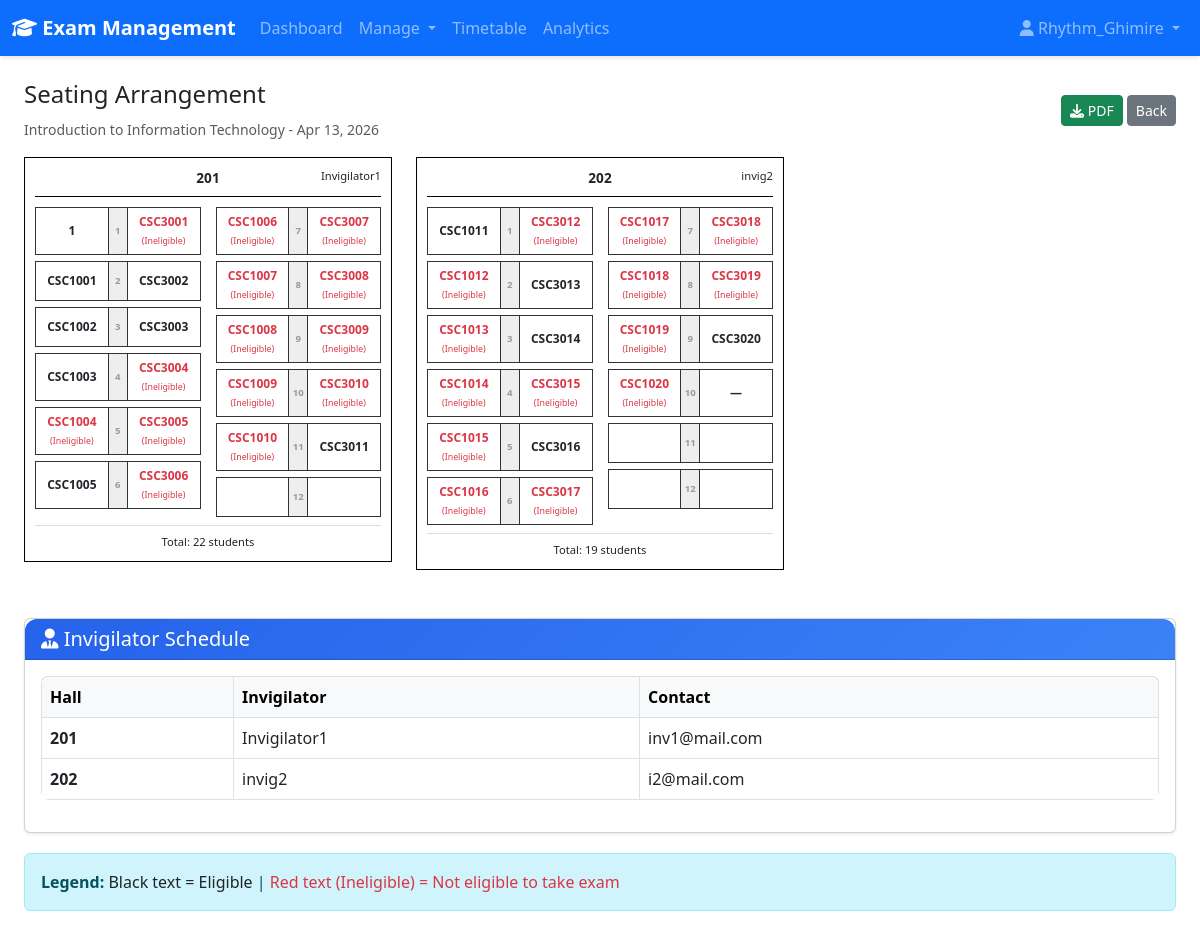
Screenshot of /exams/64/seating/ (signed in) with the database file from the repository.
### core/models.py (models this page shows, shortened)
class Exam(models.Model):
    schedule = models.ForeignKey(ExamSchedule, on_delete=models.CASCADE, related_name='exams', null=True, blank=True)
    subject = models.ForeignKey(Subject, on_delete=models.CASCADE)
    date = models.DateField()
    start_time = models.TimeField()
    end_time = models.TimeField()
    class Meta:
        ordering = ['date', 'start_time']

class Subject(models.Model):
    BRANCH_CHOICES = [
        ('BCA', 'BCA'),
        ('BScCSIT', 'BScCSIT'),
    ]
    code = models.CharField(max_length=20, unique=True)
    name = models.CharField(max_length=200)
    semester = models.IntegerField()
    branch = models.CharField(max_length=20, choices=BRANCH_CHOICES, default='BScCSIT')

class ExamHall(models.Model):
    name = models.CharField(max_length=100)
    capacity = models.IntegerField()
    is_available = models.BooleanField(default=True)

class InvigilatorAssignment(models.Model):
    exam = models.ForeignKey(Exam, on_delete=models.CASCADE)
    invigilator = models.ForeignKey(Invigilator, on_delete=models.CASCADE)
    hall = models.ForeignKey(ExamHall, on_delete=models.CASCADE)
    class Meta:
        unique_together = ['exam', 'hall']

class Invigilator(models.Model):
    name = models.CharField(max_length=200)
    email = models.EmailField(unique=True)
    phone = models.CharField(max_length=15)

class SeatingArrangement(models.Model):
    exam = models.ForeignKey(Exam, on_delete=models.CASCADE)
    student = models.ForeignKey(Student, on_delete=models.CASCADE)
    hall = models.ForeignKey(ExamHall, on_delete=models.CASCADE)
    seat_number = models.IntegerField()
    class Meta:
        unique_together = ['exam', 'student']

class Student(models.Model):
    BRANCH_CHOICES = [
        ('BCA', 'BCA'),
        ('BScCSIT', 'BScCSIT'),
    ]
    user = models.OneToOneField(User, on_delete=models.CASCADE)
    roll_number = models.CharField(max_length=20, unique=True)
    branch = models.CharField(max_length=100, choices=BRANCH_CHOICES)
    semester = models.IntegerField()
    fees_paid = models.BooleanField(default=False)
    attendance = models.FloatField(default=0.0)
    def is_eligible(self):
        return self.fees_paid and self.attendance >= 75.0

### core/views.py (the view, shortened to what this page needs)
# urls.py: path('exams/<int:exam_id>/seating/', views.view_seating, name='view_seating'),
@login_required
def view_seating(request, exam_id):
    exam = get_object_or_404(Exam, id=exam_id)
    all_seating = SeatingArrangement.objects.filter(exam=exam).select_related(
        'student', 'hall', 'student__user'
    ).order_by('hall__name', 'seat_number', 'id')
    invigilators = InvigilatorAssignment.objects.filter(exam=exam).select_related('invigilator', 'hall')
    halls_data = {}
    for seat in all_seating:
        hname = seat.hall.name
        if hname not in halls_data:
            halls_data[hname] = {'benches': {}, 'total_students': 0, 'hall_obj': seat.hall}
        bn = seat.seat_number
        if bn not in halls_data[hname]['benches']:
            halls_data[hname]['benches'][bn] = []
        halls_data[hname]['benches'][bn].append(seat)
        halls_data[hname]['total_students'] += 1
    if request.user.is_staff:
        context = {
            'exam': exam,
            'halls_data': halls_data,
            'invigilators': invigilators,
        }
        return render(request, 'view_seating.html', context)

### templates/view_seating.html (shortened to what this page needs)
{% extends 'base.html' %}
{% block content %}
<div class="container-fluid mt-4">
    {% if user.is_staff %}
        <div class="d-flex justify-content-between align-items-center mb-3">
            <div>
                <h4>Seating Arrangement</h4>
                <small class="text-muted">{{ exam.subject.name }} - {{ exam.date|date:"M d, Y" }}</small>
            </div>
            <div>
                <a href="{% url 'download_seating_pdf' exam.id %}" class="btn btn-sm btn-success">
                    <i class="fas fa-download"></i> PDF
                </a>
                <a href="{% url 'manage_exams' %}" class="btn btn-sm btn-secondary">
                    Back
                </a>
            </div>
        </div>
        {% if halls_data %}
            <div class="row">
                {% for hall_name, hall_info in halls_data.items %}
                <div class="col-lg-6 col-xl-4 mb-4">
                    <div class="hall-plan">
                        <div class="hall-header">
                            <div></div>
                            <div class="hall-name">{{ hall_name }}</div>
                            <div class="invig-name">
                                {% for inv in invigilators %}
                                    {% if inv.hall.name == hall_name %}{{ inv.invigilator.name }}{% endif %}
                                {% endfor %}
                            </div>
                        </div>
                        <div class="bench-grid">
                            <div class="bench-col">
                                {% for bench_num in "123456" %}
                                <div class="bench-row">
                                    <div class="seat">
                                        {% for bench_key, bench_seats in hall_info.benches.items %}
                                            {% if bench_key|stringformat:"s" == bench_num %}
                                                {% if bench_seats.0 %}
                                                    <span class="{% if not bench_seats.0.student.is_eligible %}text-danger{% endif %}">
                                                        {{ bench_seats.0.student.roll_number }}
                                                        {% if not bench_seats.0.student.is_eligible %}
                                                        <br><small class="ineligible-text">(Ineligible)</small>
                                                        {% endif %}
                                                    </span>
                                                {% else %}
                                                    —
                                                {% endif %}
                                            {% endif %}
                                        {% endfor %}
                                    </div>
                                    <div class="divider">{{ bench_num }}</div>
                                    <div class="seat">
                                        {% for bench_key, bench_seats in hall_info.benches.items %}
                                            {% if bench_key|stringformat:"s" == bench_num %}
                                                {% if bench_seats.1 %}
                                                    <span class="{% if not bench_seats.1.student.is_eligible %}text-danger{% endif %}">
                                                        {{ bench_seats.1.student.roll_number }}
                                                        {% if not bench_seats.1.student.is_eligible %}
                                                        <br><small class="ineligible-text">(Ineligible)</small>
                                                        {% endif %}
                                                    </span>
                                                {% else %}
                                                    —
                                                {% endif %}
                                            {% endif %}
                                        {% endfor %}
                                    </div>
                                </div>
                                {% endfor %}
                            </div>
                            <div class="bench-col">
                                {% for i in "123456" %}
                                {% with bench_num=forloop.counter|add:6 %}
                                <div class="bench-row">
                                    <div class="seat">
                                        {% for bench_key, bench_seats in hall_info.benches.items %}
                                            {% if bench_key == bench_num %}
                                                {% if bench_seats.0 %}
                                                    <span class="{% if not bench_seats.0.student.is_eligible %}text-danger{% endif %}">
                                                        {{ bench_seats.0.student.roll_number }}
                                                        {% if not bench_seats.0.student.is_eligible %}
                                                        <br><small class="ineligible-text">(Ineligible)</small>
                                                        {% endif %}
                                                    </span>
                                                {% else %}
                                                    —
                                                {% endif %}
                                            {% endif %}
                                        {% endfor %}
                                    </div>
                                    <div class="divider">{{ bench_num }}</div>
                                    <div class="seat">
                                        {% for bench_key, bench_seats in hall_info.benches.items %}
                                            {% if bench_key == bench_num %}
                                                {% if bench_seats.1 %}
                                                    <span class="{% if not bench_seats.1.student.is_eligible %}text-danger{% endif %}">
                                                        {{ bench_seats.1.student.roll_number }}
                                                        {% if not bench_seats.1.student.is_eligible %}
                                                        <br><small class="ineligible-text">(Ineligible)</small>
                                                        {% endif %}
                                                    </span>
                                                {% else %}
                                                    —
                                                {% endif %}
                                            {% endif %}
                                        {% endfor %}
                                    </div>
                                </div>
                                {% endwith %}
                                {% endfor %}
                            </div>
                        </div>
                        <div class="hall-footer">
                            Total: {{ hall_info.total_students }} students
                        </div>
                    </div>
                </div>
                {% endfor %}
            </div>
            <div class="card mt-4">
                <div class="card-header bg-info text-white">
                    <h5 class="mb-0"><i class="fas fa-user-tie"></i> Invigilator Schedule</h5>
                </div>
                <div class="card-body">
                    <table class="table table-bordered">
                        <thead class="table-light">
                            <tr>
                                <th>Hall</th>
                                <th>Invigilator</th>
                                <th>Contact</th>
                            </tr>
                        </thead>
                        <tbody>
                            {% for inv in invigilators %}
                            <tr>
                                <td><strong>{{ inv.hall.name }}</strong></td>
                                <td>{{ inv.invigilator.name }}</td>
                                <td>{{ inv.invigilator.email }}</td>
                            </tr>
                            {% endfor %}
                        </tbody>
                    </table>
                </div>
            </div>
            <div class="alert alert-info mt-3">
                <strong>Legend:</strong>
                <span class="text-dark">Black text = Eligible</span> |
                <span class="text-danger">Red text (Ineligible) = Not eligible to take exam</span>
            </div>
        {% else %}
            <div class="alert alert-warning">
                No seating arrangement generated yet.
            </div>
        {% endif %}
    {% endif %}
</div>
{% endblock %}

### templates/base.html (shortened to what this page needs)
<!DOCTYPE html>
<html lang="en">
<head>
    <link rel="stylesheet" href="/static/css/style.css">
    <link href="https://cdn.jsdelivr.net/npm/bootstrap@5.3.0/dist/css/bootstrap.min.css" rel="stylesheet">
    <link rel="stylesheet" href="https://cdnjs.cloudflare.com/ajax/libs/font-awesome/6.4.0/css/all.min.css">
</head>
<body>
    {% if user.is_authenticated %}
    <nav class="navbar navbar-expand-lg navbar-dark bg-primary">
        <div class="container-fluid">
            <a class="navbar-brand" href="{% url 'dashboard' %}">
                <i class="fas fa-graduation-cap"></i> Exam Management
            </a>
            <div class="collapse navbar-collapse" id="navbarNav">
                <ul class="navbar-nav me-auto">
                    <li class="nav-item">
                        <a class="nav-link" href="{% url 'dashboard' %}">Dashboard</a>
                    </li>
                    {% if user.is_staff %}
                    <li class="nav-item dropdown">
                        <a class="nav-link dropdown-toggle" href="#" role="button" data-bs-toggle="dropdown">
                            Manage
                        </a>
                    </li>
                    {% endif %}
                    <li class="nav-item">
                        <a class="nav-link" href="{% url 'timetable' %}">Timetable</a>
                    </li>
                    <li class="nav-item">
                        <a class="nav-link" href="{% url 'performance_analytics' %}">Analytics</a>
                    </li>
                </ul>
                <ul class="navbar-nav">
                    <li class="nav-item dropdown">
                        <a class="nav-link dropdown-toggle" href="#" role="button" data-bs-toggle="dropdown">
                            <i class="fas fa-user"></i> {{ user.username }}
                        </a>
                    </li>
                </ul>
            </div>
        </div>
    </nav>
    {% endif %}
    <div class="container-fluid">
        {% block content %}{% endblock %}
    </div>
</body>
</html>

### rows the page displays
Exam: subject.name "Introduction to Information Technology", date "Apr 13, 2026"
ExamHall: name "201", bench_num "1" "2" "3" "4" "5" "6", bench_num "7" "8" "9" "10" "11" "12", total_students "22"
InvigilatorAssignment: invigilator.name "Invigilator1", hall.name "201", invigilator.email "inv1@mail.com"
SeatingArrangement: student.roll_number "1", roll_number "CSC3001", shows "(Ineligible)"
SeatingArrangement: student.roll_number "CSC1001", roll_number "CSC3002"
SeatingArrangement: student.roll_number "CSC1002", roll_number "CSC3003"
SeatingArrangement: student.roll_number "CSC1003", roll_number "CSC3004", shows "(Ineligible)"
SeatingArrangement: student.roll_number "CSC1004", shows "(Ineligible)", roll_number "CSC3005"
SeatingArrangement: student.roll_number "CSC1005", roll_number "CSC3006", shows "(Ineligible)"
SeatingArrangement: student.roll_number "CSC1006", shows "(Ineligible)", roll_number "CSC3007"
SeatingArrangement: student.roll_number "CSC1007", shows "(Ineligible)", roll_number "CSC3008"
SeatingArrangement: student.roll_number "CSC1008", shows "(Ineligible)", roll_number "CSC3009"
SeatingArrangement: student.roll_number "CSC1009", shows "(Ineligible)", roll_number "CSC3010"
SeatingArrangement: student.roll_number "CSC1010", shows "(Ineligible)", roll_number "CSC3011"
ExamHall: name "202", bench_num "1" "2" "3" "4" "5" "6", bench_num "7" "8" "9" "10" "11" "12", total_students "19"
InvigilatorAssignment: invigilator.name "invig2", hall.name "202", invigilator.email "i2@mail.com"
SeatingArrangement: student.roll_number "CSC1011", roll_number "CSC3012", shows "(Ineligible)"
SeatingArrangement: student.roll_number "CSC1012", shows "(Ineligible)", roll_number "CSC3013"
SeatingArrangement: student.roll_number "CSC1013", shows "(Ineligible)", roll_number "CSC3014"
SeatingArrangement: student.roll_number "CSC1014", shows "(Ineligible)", roll_number "CSC3015"
SeatingArrangement: student.roll_number "CSC1015", shows "(Ineligible)", roll_number "CSC3016"
SeatingArrangement: student.roll_number "CSC1016", shows "(Ineligible)", roll_number "CSC3017"
SeatingArrangement: student.roll_number "CSC1017", shows "(Ineligible)", roll_number "CSC3018"
SeatingArrangement: student.roll_number "CSC1018", shows "(Ineligible)", roll_number "CSC3019"
SeatingArrangement: student.roll_number "CSC1019", shows "(Ineligible)", roll_number "CSC3020"
SeatingArrangement: student.roll_number "CSC1020", shows "(Ineligible)"

### other values shown
{{ user.username }} "Rhythm_Ghimire"
